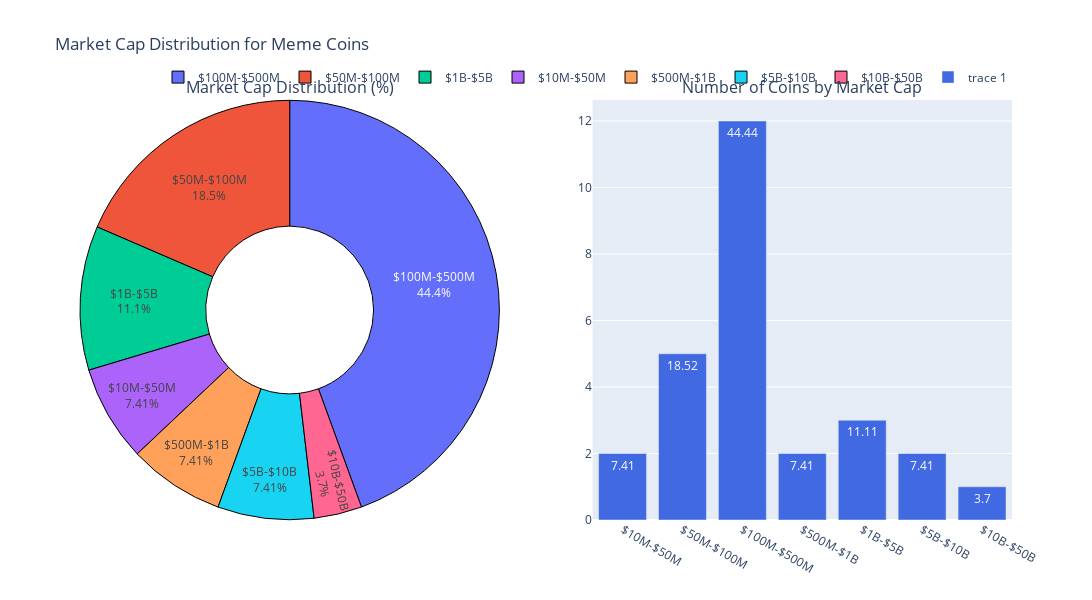
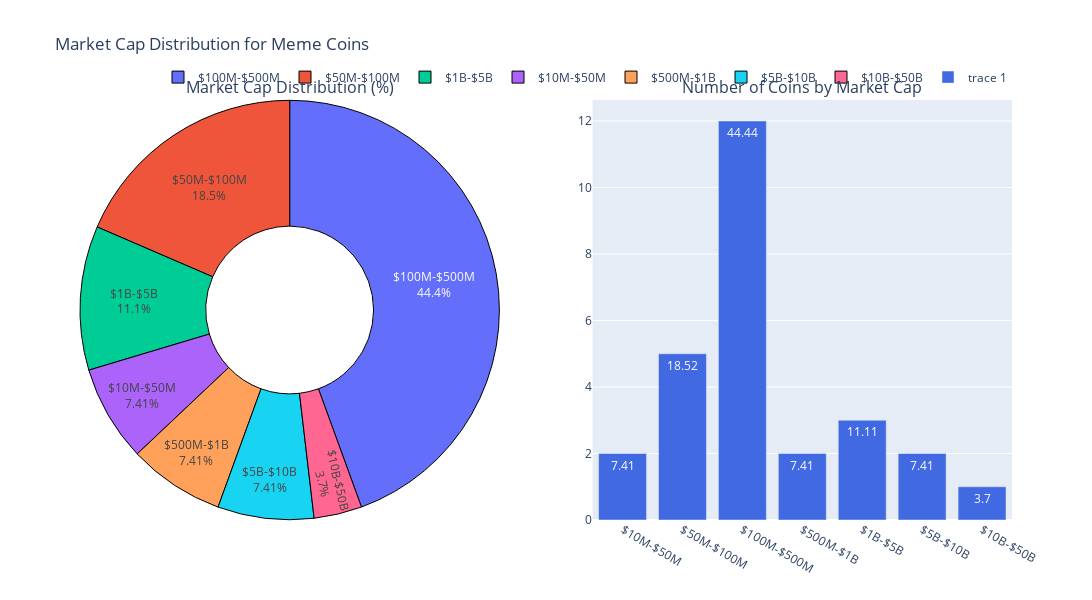

The notebook cell saved with these charts, in order:
### Code cell
# Create a function to analyze market cap distribution for any tag
def analyze_market_cap_distribution(tag=None, coins_df=get_coins_data()):
    """
    Analyze the market cap distribution of coins in a specific tag category.
    
    Parameters:
    - tag: The tag category to analyze (e.g., 'Tag_Seed', 'Tag_Meme')
    - coins_df: DataFrame containing coin data
    
    Returns:
    - DataFrame with market cap distribution analysis
    """
    # Filter by tag if specified
    if tag:
        filtered_df = coins_df[coins_df[tag] == True].copy()
    else:
        filtered_df = coins_df.copy()
    
    # Define market cap thresholds
    thresholds = [
        (0, 1_000_000, '<$1M'),
        (1_000_000, 10_000_000, '$1M-$10M'),
        (10_000_000, 50_000_000, '$10M-$50M'),
        (50_000_000, 100_000_000, '$50M-$100M'),
        (100_000_000, 500_000_000, '$100M-$500M'),
        (500_000_000, 1_000_000_000, '$500M-$1B'),
        (1_000_000_000, 5_000_000_000, '$1B-$5B'),
        (5_000_000_000, 10_000_000_000, '$5B-$10B'),
        (10_000_000_000, 50_000_000_000, '$10B-$50B'),
        (50_000_000_000, float('inf'), '>$50B')
    ]
    
    # Categorize coins by market cap
    def categorize_market_cap(cap):
        for low, high, label in thresholds:
            if low <= cap < high:
                return label
        return '>$10B'  # Default for very large caps
    
    filtered_df['Market Cap Category'] = filtered_df['Market Cap'].apply(categorize_market_cap)
    
    # Count coins in each category
    distribution = filtered_df.groupby('Market Cap Category').size().reset_index(name='Count')
    
    # Calculate percentages
    total_coins = distribution['Count'].sum()
    distribution['Percentage'] = (distribution['Count'] / total_coins * 100).round(2)
    
    # Ensure the categories are in the right order
    category_order = ['<$1M', '$1M-$10M', '$10M-$50M', '$50M-$100M', '$100M-$500M', '$500M-$1B', '$1B-$5B', '$5B-$10B', '$10B-$50B', '>$50B']
    distribution['Market Cap Category'] = pd.Categorical(
        distribution['Market Cap Category'], 
        categories=category_order, 
        ordered=True
    )
    distribution = distribution.sort_values('Market Cap Category')
    
    return distribution, filtered_df

# Create interactive widgets for tag selection
import ipywidgets as widgets
from IPython.display import display

# Get all tag columns
tag_columns = [col for col in get_coins_data().columns if col.startswith('Tag_')]
tag_options = [None] + tag_columns  # Add None option for all coins

# Create dropdown for tag selection
tag_dropdown = widgets.Dropdown(
    options=tag_options,
    description='Category:',
    value=tag_options[1]  # Default to first tag
)

# Function to update visualizations based on selected tag
def update_visualizations(tag):
    distribution, filtered_df = analyze_market_cap_distribution(tag)
    
    # Create a figure with subplots
    fig = make_subplots(
        rows=1, cols=2,
        specs=[[{"type": "pie"}, {"type": "bar"}]],
        subplot_titles=("Market Cap Distribution (%)", "Number of Coins by Market Cap")
    )
    
    # Add pie chart
    fig.add_trace(
        go.Pie(
            labels=distribution['Market Cap Category'],
            values=distribution['Percentage'],
            textinfo='label+percent',
            hoverinfo='label+percent+value',
            marker=dict(line=dict(color='#000000', width=1)),
            hole=0.4
        ),
        row=1, col=1
    )
    
    # Add bar chart
    fig.add_trace(
        go.Bar(
            x=distribution['Market Cap Category'],
            y=distribution['Count'],
            text=distribution['Percentage'],
            textposition='auto',
            hovertemplate='%{x}<br>Count: %{y}<br>Percentage: %{text:.2f}%',
            marker_color='royalblue'
        ),
        row=1, col=2
    )
    
    # Update layout
    title_text = f"Market Cap Distribution for {tag.replace('Tag_', '')} Coins" if tag else "Market Cap Distribution for All Coins"
    fig.update_layout(
        title_text=title_text,
        height=600,
        width=1200,
        showlegend=True,
        legend=dict(orientation="h", yanchor="bottom", y=1.02, xanchor="right", x=1)
    )
    
    # Display the figure
    fig.show();
    
    # Display the distribution table
    display(distribution)

# Create interactive widget
interactive_plot = widgets.interactive(update_visualizations, tag=tag_dropdown)
display(interactive_plot);

# Initialize with default tag
update_visualizations(tag_options[1]);

### Figure 1 — Plotly figure (JSON) as saved in the notebook; plotly's stock layout.template omitted (floating-point values rounded to 4 significant figures)
{"data": [{"domain": {"x": [0, 0.45], "y": [0, 1]}, "hole": 0.4, "hoverinfo": "label+percent+value", "labels": ["$10M-$50M", "$50M-$100M", "$100M-$500M", "$500M-$1B", "$1B-$5B", "$5B-$10B", "$10B-$50B"], "marker": {"line": {"color": "#000000", "width": 1}}, "textinfo": "label+percent", "type": "pie", "values": [7.41, 18.52, 44.44, 7.41, 11.11, 7.41, 3.7]}, {"hovertemplate": "%{x}<br>Count: %{y}<br>Percentage: %{text:.2f}%", "marker": {"color": "royalblue"}, "text": [7.41, 18.52, 44.44, 7.41, 11.11, 7.41, 3.7], "textposition": "auto", "type": "bar", "x": ["$10M-$50M", "$50M-$100M", "$100M-$500M", "$500M-$1B", "$1B-$5B", "$5B-$10B", "$10B-$50B"], "xaxis": "x", "y": [2, 5, 12, 2, 3, 2, 1], "yaxis": "y"}], "layout": {"annotations": [{"font": {"size": 16}, "showarrow": false, "text": "Market Cap Distribution (%)", "x": 0.225, "xanchor": "center", "xref": "paper", "y": 1, "yanchor": "bottom", "yref": "paper"}, {"font": {"size": 16}, "showarrow": false, "text": "Number of Coins by Market Cap", "x": 0.775, "xanchor": "center", "xref": "paper", "y": 1, "yanchor": "bottom", "yref": "paper"}], "height": 600, "legend": {"orientation": "h", "x": 1, "xanchor": "right", "y": 1.02, "yanchor": "bottom"}, "showlegend": true, "title": {"text": "Market Cap Distribution for Meme Coins"}, "width": 1200, "xaxis": {"anchor": "y", "domain": [0.55, 1]}, "yaxis": {"anchor": "x", "domain": [0, 1]}}}

### Figure 2 — Plotly figure (JSON) as saved in the notebook; plotly's stock layout.template omitted (floating-point values rounded to 4 significant figures)
{"data": [{"domain": {"x": [0, 0.45], "y": [0, 1]}, "hole": 0.4, "hoverinfo": "label+percent+value", "labels": ["$10M-$50M", "$50M-$100M", "$100M-$500M", "$500M-$1B", "$1B-$5B", "$5B-$10B", "$10B-$50B"], "marker": {"line": {"color": "#000000", "width": 1}}, "textinfo": "label+percent", "type": "pie", "values": [7.41, 18.52, 44.44, 7.41, 11.11, 7.41, 3.7]}, {"hovertemplate": "%{x}<br>Count: %{y}<br>Percentage: %{text:.2f}%", "marker": {"color": "royalblue"}, "text": [7.41, 18.52, 44.44, 7.41, 11.11, 7.41, 3.7], "textposition": "auto", "type": "bar", "x": ["$10M-$50M", "$50M-$100M", "$100M-$500M", "$500M-$1B", "$1B-$5B", "$5B-$10B", "$10B-$50B"], "xaxis": "x", "y": [2, 5, 12, 2, 3, 2, 1], "yaxis": "y"}], "layout": {"annotations": [{"font": {"size": 16}, "showarrow": false, "text": "Market Cap Distribution (%)", "x": 0.225, "xanchor": "center", "xref": "paper", "y": 1, "yanchor": "bottom", "yref": "paper"}, {"font": {"size": 16}, "showarrow": false, "text": "Number of Coins by Market Cap", "x": 0.775, "xanchor": "center", "xref": "paper", "y": 1, "yanchor": "bottom", "yref": "paper"}], "height": 600, "legend": {"orientation": "h", "x": 1, "xanchor": "right", "y": 1.02, "yanchor": "bottom"}, "showlegend": true, "title": {"text": "Market Cap Distribution for Meme Coins"}, "width": 1200, "xaxis": {"anchor": "y", "domain": [0.55, 1]}, "yaxis": {"anchor": "x", "domain": [0, 1]}}}
